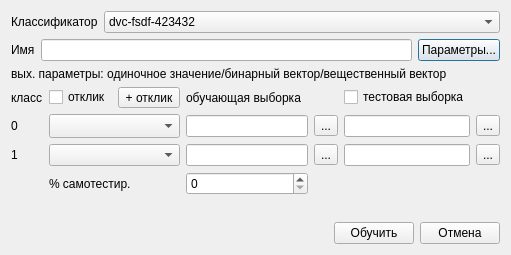
<?xml version="1.0" encoding="UTF-8"?>
<ui version="4.0">
 <class>DlgTrain</class>
 <widget class="QDialog" name="DlgTrain">
  <property name="geometry">
   <rect>
    <x>0</x>
    <y>0</y>
    <width>511</width>
    <height>255</height>
   </rect>
  </property>
  <property name="windowTitle">
   <string>Создание классификатора</string>
  </property>
  <layout class="QVBoxLayout" name="verticalLayout_2">
   <item>
    <layout class="QVBoxLayout" name="verticalLayout">
     <item>
      <layout class="QHBoxLayout" name="horizontalLayout" stretch="0,1">
       <item>
        <widget class="QLabel" name="label">
         <property name="text">
          <string>Классификатор</string>
         </property>
        </widget>
       </item>
       <item>
        <widget class="QComboBox" name="cbMethod">
         <item>
          <property name="text">
           <string>dvc-fsdf-423432</string>
          </property>
         </item>
        </widget>
       </item>
      </layout>
     </item>
     <item>
      <layout class="QHBoxLayout" name="horizontalLayout_4">
       <item>
        <widget class="QLabel" name="label_6">
         <property name="text">
          <string>Имя</string>
         </property>
        </widget>
       </item>
       <item>
        <widget class="QLineEdit" name="edName"/>
       </item>
       <item>
        <widget class="QPushButton" name="btnConfig">
         <property name="text">
          <string>Параметры...</string>
         </property>
        </widget>
       </item>
      </layout>
     </item>
     <item>
      <widget class="QLabel" name="label_7">
       <property name="text">
        <string>вых. параметры: одиночное значение/бинарный вектор/вещественный вектор</string>
       </property>
      </widget>
     </item>
     <item>
      <layout class="QGridLayout" name="gridLayout" columnstretch="0,1,0,1,1,0,0">
       <item row="0" column="5">
        <widget class="QCheckBox" name="cbUseTestData">
         <property name="text">
          <string>тестовая выборка</string>
         </property>
        </widget>
       </item>
       <item row="0" column="0">
        <widget class="QLabel" name="label_5">
         <property name="text">
          <string>класс</string>
         </property>
        </widget>
       </item>
       <item row="0" column="3">
        <widget class="QLabel" name="label_2">
         <property name="text">
          <string>обучающая выборка</string>
         </property>
        </widget>
       </item>
       <item row="2" column="0">
        <widget class="QLabel" name="label_8">
         <property name="text">
          <string>1</string>
         </property>
        </widget>
       </item>
       <item row="1" column="0">
        <widget class="QLabel" name="label_4">
         <property name="text">
          <string>0</string>
         </property>
        </widget>
       </item>
       <item row="1" column="1">
        <widget class="QComboBox" name="cbY0">
         <property name="sizeAdjustPolicy">
          <enum>QComboBox::AdjustToMinimumContentsLengthWithIcon</enum>
         </property>
         <property name="minimumContentsLength">
          <number>0</number>
         </property>
         <property name="duplicatesEnabled">
          <bool>true</bool>
         </property>
        </widget>
       </item>
       <item row="2" column="4">
        <widget class="QToolButton" name="tbX1">
         <property name="text">
          <string>...</string>
         </property>
        </widget>
       </item>
       <item row="1" column="4">
        <widget class="QToolButton" name="tbX0">
         <property name="text">
          <string>...</string>
         </property>
        </widget>
       </item>
       <item row="3" column="1">
        <widget class="QLabel" name="label_3">
         <property name="text">
          <string>% самотестир.</string>
         </property>
        </widget>
       </item>
       <item row="2" column="1">
        <widget class="QComboBox" name="cbY1"/>
       </item>
       <item row="0" column="1">
        <layout class="QHBoxLayout" name="horizontalLayout_2">
         <item>
          <widget class="QCheckBox" name="cbUseRespData">
           <property name="text">
            <string>отклик</string>
           </property>
          </widget>
         </item>
         <item>
          <widget class="QToolButton" name="btnY0">
           <property name="text">
            <string>+ отклик</string>
           </property>
          </widget>
         </item>
        </layout>
       </item>
       <item row="3" column="3">
        <widget class="QSpinBox" name="sbTestPerc">
         <property name="value">
          <number>0</number>
         </property>
        </widget>
       </item>
       <item row="1" column="6">
        <widget class="QToolButton" name="tbT0">
         <property name="text">
          <string>...</string>
         </property>
        </widget>
       </item>
       <item row="2" column="6">
        <widget class="QToolButton" name="tbT1">
         <property name="text">
          <string>...</string>
         </property>
        </widget>
       </item>
       <item row="1" column="3">
        <widget class="QLineEdit" name="edX0">
         <property name="readOnly">
          <bool>true</bool>
         </property>
        </widget>
       </item>
       <item row="2" column="3">
        <widget class="QLineEdit" name="edX1">
         <property name="readOnly">
          <bool>true</bool>
         </property>
        </widget>
       </item>
       <item row="1" column="5">
        <widget class="QLineEdit" name="edT0">
         <property name="readOnly">
          <bool>true</bool>
         </property>
        </widget>
       </item>
       <item row="2" column="5">
        <widget class="QLineEdit" name="edT1">
         <property name="readOnly">
          <bool>true</bool>
         </property>
        </widget>
       </item>
      </layout>
     </item>
     <item>
      <spacer name="verticalSpacer">
       <property name="orientation">
        <enum>Qt::Vertical</enum>
       </property>
       <property name="sizeHint" stdset="0">
        <size>
         <width>20</width>
         <height>40</height>
        </size>
       </property>
      </spacer>
     </item>
     <item>
      <layout class="QHBoxLayout" name="horizontalLayout_3">
       <item>
        <spacer name="horizontalSpacer">
         <property name="orientation">
          <enum>Qt::Horizontal</enum>
         </property>
         <property name="sizeHint" stdset="0">
          <size>
           <width>40</width>
           <height>20</height>
          </size>
         </property>
        </spacer>
       </item>
       <item>
        <widget class="QPushButton" name="btnFit">
         <property name="text">
          <string>Обучить</string>
         </property>
        </widget>
       </item>
       <item>
        <widget class="QPushButton" name="btnCancel">
         <property name="text">
          <string>Отмена</string>
         </property>
        </widget>
       </item>
      </layout>
     </item>
    </layout>
   </item>
  </layout>
 </widget>
 <resources/>
 <connections/>
</ui>
